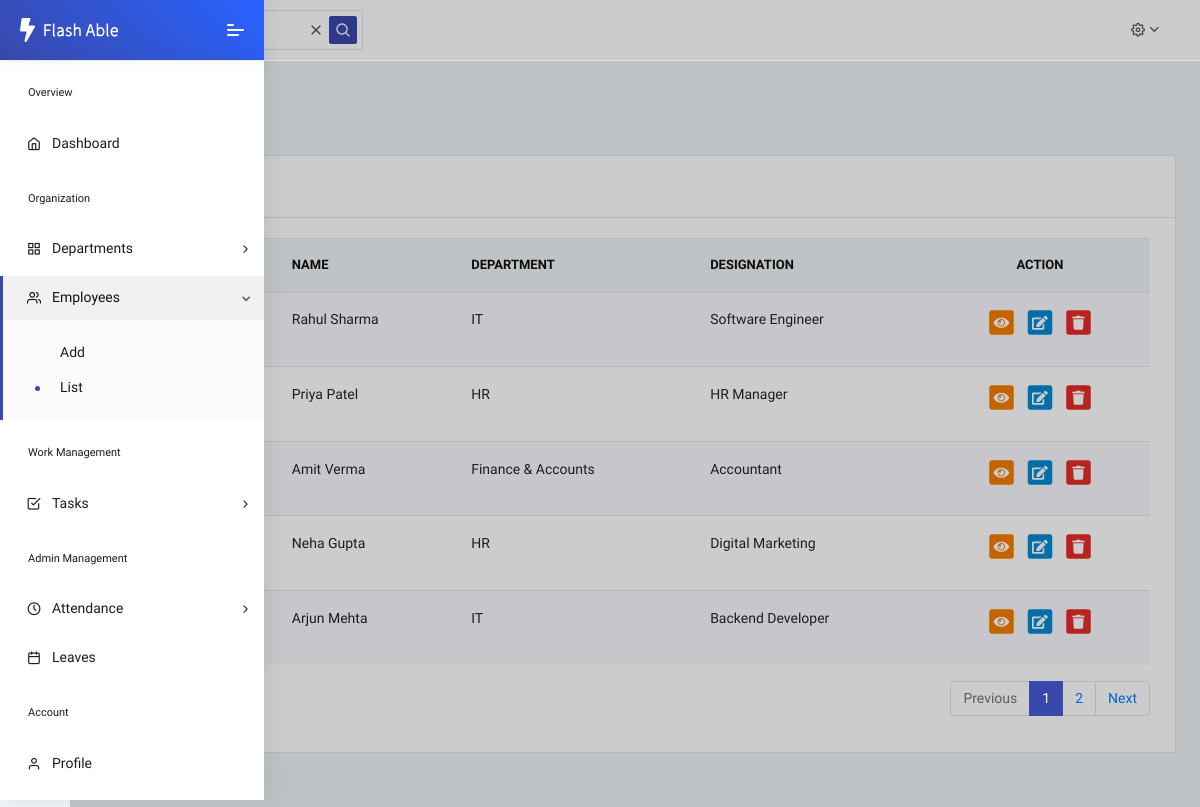
The page /list_employee/ on the database as committed earlier.
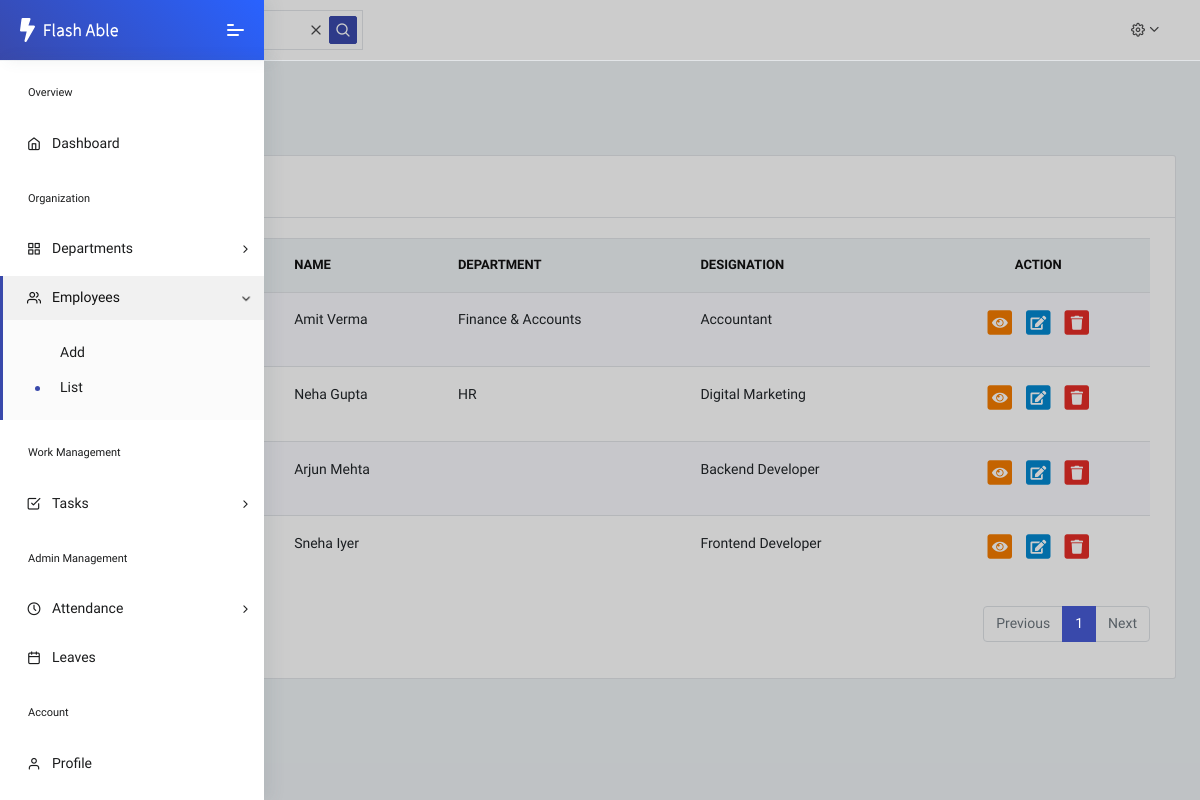
The same page on the database as committed later.
### core/models.py (models this page shows, shortened)
class EmployeeProfile(models.Model):
    user = models.OneToOneField(User, on_delete=models.CASCADE)
    department = models.ForeignKey(
        Department,
        on_delete=models.SET_NULL,
        null=True,
        blank=True
    )
    designation = models.CharField(max_length=100)
    salary = models.DecimalField(max_digits=10, decimal_places=2)
    join_date = models.DateField(auto_now_add=True)
    experience = models.PositiveIntegerField(
        help_text="Years of experience",
        null=True,
        blank=True
    )

class User(AbstractUser):
    ROLE_CHOICES = [
        ("ADMIN", "Admin"),
        ("EMPLOYEE", "Employee"),
    ]
    role = models.CharField(max_length=20, choices=ROLE_CHOICES)
    phone = models.CharField(max_length=15, blank=True, unique=True)
    address = models.TextField(blank=True)
    email = models.EmailField(unique = True)
    is_active = models.BooleanField(default=True)
    profile_pic = models.ImageField(
        upload_to="profile_pics/",
        default="profile_pics/default.png",
        blank=True
    )
    otp = models.IntegerField(null=True, blank=True)
    otp_created_at = models.DateTimeField(null=True,blank=True)
    otp_attempts = models.IntegerField(default=0)

class Department(models.Model):
    name = models.CharField(max_length=100)
    description = models.TextField(blank=True)

### core/views.py (the view)
# urls.py: path('list_employee/', views.list_employee, name='list-employee'),
def list_employee(request):
    employees = EmployeeProfile.objects.all().order_by('id')
    paginator = Paginator(employees, 5)
    page_number = request.GET.get('page')
    page_obj = paginator.get_page(page_number)
    context = {
        'employees' : employees,
        'page_obj': page_obj
    }
    return render(request,'employee/Employee_list.html',context)

### core/templates/employee/Employee_list.html (shortened to what this page needs)
{% extends 'dashboard/Admin_Dashboard.html' %}
{% load static %}
{% block mein %}
<div class="pcoded-main-container">
    <div class="pcoded-wrapper">
        <div class="pcoded-content">
            <div class="pcoded-inner-content">
                <div class="main-body">
                    <div class="page-wrapper">
                        <div class="page-header">
                            <div class="page-block">
                                <div class="row align-items-center">
                                    <div class="col-md-12">
                                        <div class="page-header-title">
                                            <h5 class="m-b-10">Employee</h5>
                                        </div>
                                        <ul class="breadcrumb">
                                            <li class="breadcrumb-item"><a href="{% url 'admin-dashboard' %}"></a></li>
                                            <li class="breadcrumb-item"><a href="#!">Employees List</a></li>
                                        </ul>
                                    </div>
                                </div>
                            </div>
                        </div>
                        <div class="row">
                            <div class="col-xl-12">
                                <div class="card">
                                    <div class="card-header">
                                        <h5>Employee List</h5>
                                    </div>
                                    <div class="card-body table-border-style">
                                        <div class="table-responsive">
                                            <table class="table table-striped">
                                                <thead>
                                                    <tr>
                                                        <th>#</th>
                                                        <th>Photo</th>
                                                        <th>Name</th>
                                                        <th>Department</th>
                                                        <th>Designation</th>
                                                        <th class="text-center">Action</th>
                                                    </tr>
                                                </thead>
                                                <tbody>
                                                {% for emp in page_obj %}
                                                    <tr>
                                                        <td>{{ forloop.counter }}</td>
                                                        <td>
                                                        </td>
                                                        <td>
                                                            {{ emp.user.first_name }}
                                                            {{ emp.user.last_name }}
                                                        </td>
                                                        <td>
                                                            {{ emp.department.name }}
                                                        </td>
                                                        <td>
                                                            {{ emp.designation }}
                                                        </td>
                                                        <td class="text-center">
                                                            <a href="{% url 'show-employee' emp.id %}" class="table-link  text-warning">
                                                                <span class="fa-stack">
                                                                    <i class="fa fa-square fa-stack-2x"></i>
                                                                    <i class="fa fa-eye fa-stack-1x fa-inverse"></i>
                                                                </span>
                                                            </a>
                                                            <a href="{% url 'edit-employee' emp.id %}" class="table-link  text-info">
                                                                <span class="fa-stack">
                                                                    <i class="fa fa-square fa-stack-2x"></i>
                                                                    <i class="fa fa-edit fa-stack-1x fa-inverse"></i>
                                                                </span>
                                                            </a>
                                                            <a href="{% url 'delete-employee' emp.id %}" class="table-link text-danger">
                                                                <span class="fa-stack">
                                                                    <i class="fa fa-square fa-stack-2x"></i>
                                                                    <i class="fa fa-trash fa-stack-1x fa-inverse"></i>
                                                                </span>
                                                            </a>
                                                        </td>
                                                    </tr>
                                                {% endfor %}
                                                </tbody>
                                            </table>
                                            <nav aria-label="Page navigation example">
                                                <ul class="pagination justify-content-end">
                                                    {% if page_obj.has_previous %}
                                                        <li class="page-item">
                                                            <a class="page-link" href="?page={{ page_obj.previous_page_number }}">Previous</a>
                                                        </li>
                                                    {% else %}
                                                        <li class="page-item disabled">
                                                            <a class="page-link" href="#">Previous</a>
                                                        </li>
                                                    {% endif %}
                                                    {% for num in page_obj.paginator.page_range %}
                                                        <li class="page-item {% if page_obj.number == num %}active{% endif %}">
                                                            <a class="page-link" href="?page={{ num }}">{{ num }}</a>
                                                        </li>
                                                    {% endfor %}
                                                    {% if page_obj.has_next %}
                                                        <li class="page-item">
                                                            <a class="page-link" href="?page={{ page_obj.next_page_number }}">Next</a>
                                                        </li>
                                                    {% else %}
                                                        <li class="page-item disabled">
                                                            <a class="page-link" href="#">Next</a>
                                                        </li>
                                                    {% endif %}
                                                </ul>
                                            </nav>
                                        </div>
                                    </div>
                                </div>
                            </div>
                        </div>
                    </div>
                </div>
            </div>
        </div>
    </div>
</div>
{% endblock %}

### core/templates/dashboard/Admin_Dashboard.html (shortened to what this page needs)
{% load static %}
<!DOCTYPE html>
<html lang="en">
<head>
	<link rel="stylesheet" href="{% static 'assets/fonts/fontawesome/css/fontawesome-all.min.css' %}">
	<link rel="stylesheet" href="{% static 'assets/plugins/animation/css/animate.min.css' %}">
    <link rel="stylesheet" href="{% static 'assets/plugins/chart-morris/css/morris.css' %}">
	<link rel="stylesheet" href="{% static 'assets/css/style.css' %}">
	<link href="https://cdn.jsdelivr.net/npm/bootstrap-icons@1.11.3/font/bootstrap-icons.css" rel="stylesheet">
</head>
<body class="">
	<nav class="pcoded-navbar menupos-fixed menu-light brand-blue ">
		<div class="navbar-wrapper ">
			<div class="navbar-brand header-logo">
				<a href="{% url 'admin-dashboard' %}" class="b-brand">
					<img src="{% static 'assets/images/logo.svg' %}" alt="" class="logo images">
				</a>
				<a class="mobile-menu" id="mobile-collapse" href="#!"><span></span></a>
			</div>
			<div class="navbar-content scroll-div">
				<ul class="nav pcoded-inner-navbar">
					<li class="nav-item pcoded-menu-caption">
						<label>Overview</label>
					</li>
					<li class="nav-item">
						<a href="{% url 'admin-dashboard' %}" class="nav-link"><span class="pcoded-micon"><i class="feather icon-home"></i></span><span class="pcoded-mtext">Dashboard</span></a>
					</li>
					<li class="nav-item pcoded-menu-caption">
						<label>Organization</label>
					</li>
					<li class="nav-item pcoded-hasmenu">
						<a href="#!" class="nav-link"><span class="pcoded-micon"><i class="feather icon-grid"></i></span><span class="pcoded-mtext">Departments</span></a>
					</li>
					<li class="nav-item pcoded-hasmenu">
						<a href="#!" class="nav-link"><span class="pcoded-micon"><i class="feather icon-users"></i></span><span class="pcoded-mtext">Employees</span></a>
						<ul class="pcoded-submenu">
							<li class=""><a href="{% url 'add-employee' %}" class="">Add</a></li>
							<li class=""><a href="{% url 'list-employee' %}" class="">List</a></li>
						</ul>
					</li>
					<li class="nav-item pcoded-menu-caption">
						<label>Work Management</label>
					</li>
					<li class="nav-item pcoded-hasmenu">
						<a href="#!" class="nav-link"><span class="pcoded-micon"><i class="feather icon-check-square"></i></span><span class="pcoded-mtext">Tasks</span></a>
					</li>
					<li class="nav-item pcoded-menu-caption">
						<label>Admin Management</label>
					</li>
					<li class="nav-item pcoded-hasmenu">
						<a href="#!" class="nav-link"><span class="pcoded-micon"><i class="feather icon-clock"></i></span><span class="pcoded-mtext">Attendance</span></a>
					</li>
					<li class="nav-item">
						<a href="{% url 'leave-list'  %}" class="nav-link"><span class="pcoded-micon"><i class="feather icon-calendar"></i></span><span class="pcoded-mtext">Leaves</span></a>
					</li>
					<li class="nav-item pcoded-menu-caption">
						<label>Account</label>
					</li>
					<li class="nav-item">
						<a href="{% url 'admin-profile' %}" class="nav-link"><span class="pcoded-micon"><i class="feather icon-user"></i></span><span class="pcoded-mtext">Profile</span></a>
					</li>
					<li class="nav-item pcoded-menu-caption">
					</li>
				</ul>
			</div>
		</div>
	</nav>
	<header class="navbar pcoded-header navbar-expand-lg navbar-light headerpos-fixed">
		<div class="collapse navbar-collapse">
			<ul class="navbar-nav mr-auto">
				<li class="nav-item">
					<div class="main-search open">
						<div class="input-group">
							<a href="#!" class="input-group-append search-close">
								<i class="feather icon-x input-group-text"></i>
							</a>
							<span class="input-group-append search-btn btn btn-primary">
								<i class="feather icon-search input-group-text"></i>
							</span>
						</div>
					</div>
				</li>
			</ul>
			<ul class="navbar-nav ml-auto">
				<li>
					<div class="dropdown drp-user">
						<a href="#" class="dropdown-toggle" data-toggle="dropdown">
							<i class="icon feather icon-settings"></i>
						</a>
					</div>
				</li>
			</ul>
		</div>
	</header>
	{% block mein %}{% endblock %}
</body>
</html>

Rows that differ between the two databases and show on the page:
removed EmployeeProfile: user.first_name "Rahul", user.last_name "Sharma", department.name "IT", designation "Software Engineer"
removed EmployeeProfile: user.first_name "Priya", user.last_name "Patel", department.name "HR", designation "HR Manager"
changed EmployeeProfile "Backend Developer": department.name "IT" → (not shown)
now on this page (row edited): EmployeeProfile: user.first_name "Sneha", user.last_name "Iyer", designation "Frontend Developer"
Other text that changed with them:
list line gone: "2"
